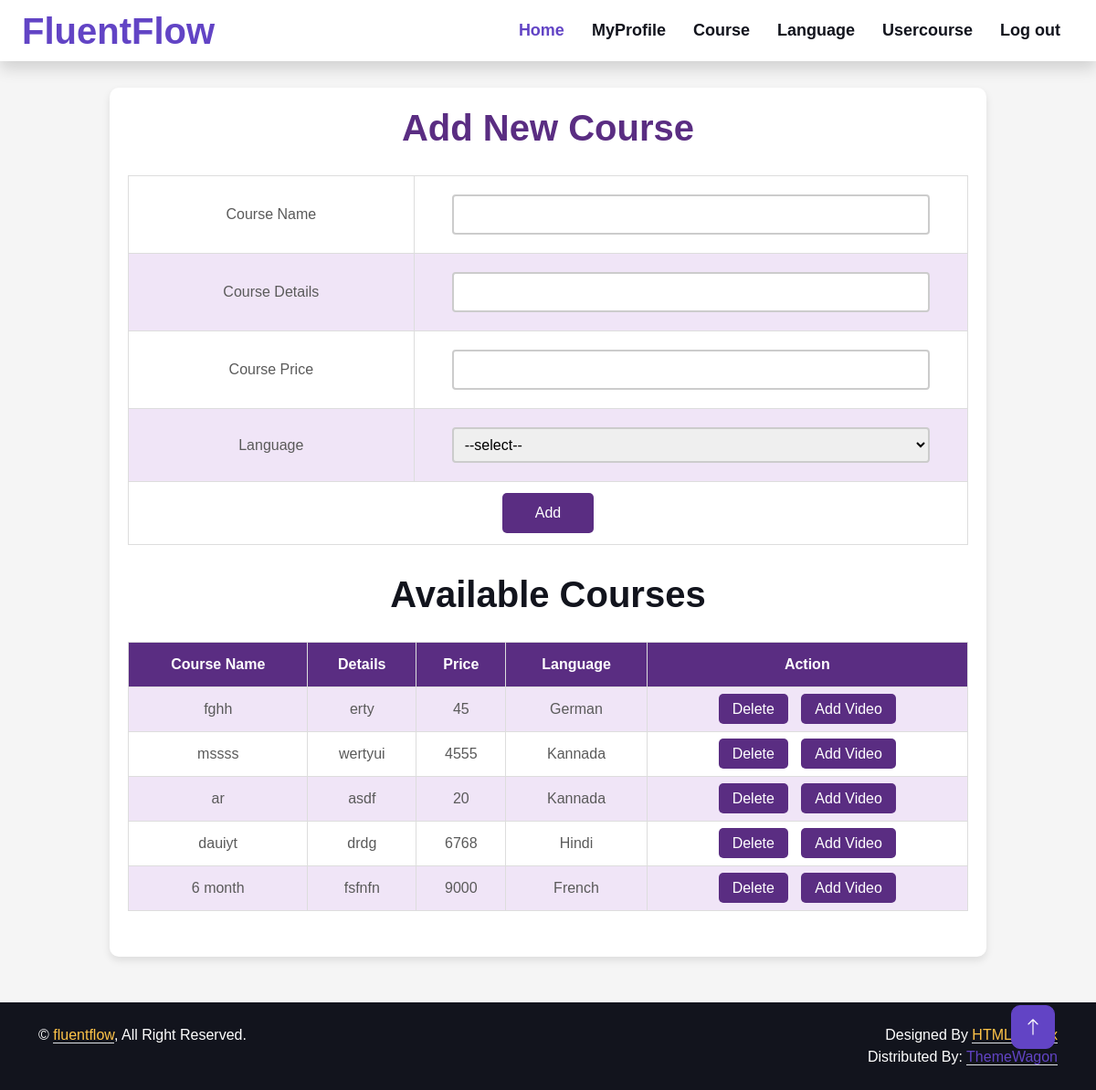
/Project/Tutor/Course.php (signed in), run on the app's committed database.
### tables this page shows
CREATE TABLE `tbl_course` (
  `course_id` int(11) NOT NULL,
  `course_name` varchar(60) NOT NULL,
  `course_details` varchar(60) NOT NULL,
  `course_price` varchar(60) NOT NULL,
  `language_id` int(11) NOT NULL,
  `tutor_id` int(11) NOT NULL
);

CREATE TABLE `tbl_language` (
  `language_id` int(11) NOT NULL,
  `language_name` varchar(60) NOT NULL
);

### Project/Tutor/Course.php (the view, shortened to what this page needs)
<?php
include('../Assests/connection/connection.php');
include('Header.php');
        ?>
<!DOCTYPE html>
<html lang="en">
<head>
</head>
<body>
<div class="form-container">
    <div class="form-header">
        <h1>Add New Course</h1>
    </div>
    <form id="form1" name="form1" method="post" action="">
        <table>
            <tr>
                <td>Course Name</td>
                <td><input type="text" name="txtcoursename" id="txtcoursename" /></td>
            </tr>
            <tr>
                <td>Course Details</td>
                <td><input type="text" name="txtcoursedetails" id="txtcoursedetails" /></td>
            </tr>
            <tr>
                <td>Course Price</td>
                <td><input type="text" name="txtcourseprice" id="txtcourseprice" /></td>
            </tr>
            <tr>
                <td>Language</td>
                <td>
                    <select name="sellanguage" id="sellanguage">
                        <option value="--select--">--select--</option>
                    </select>
                </td>
            </tr>
            <tr>
                <td colspan="2" align="center">
                    <input type="submit" name="btnadd" id="btnadd" value="Add" />
                </td>
            </tr>
        </table>
    </form>
    <h1 class="form-header">Available Courses</h1>
    <table>
        <tr>
            <th>Course Name</th>
            <th>Details</th>
            <th>Price</th>
            <th>Language</th>
            <th>Action</th>
        </tr>
        <?php
        $selqry = "select * from tbl_course p inner join tbl_language d on p.language_id=d.language_id";
        $course = $con->query($selqry);
        while ($data = $course->fetch_assoc()) {
        ?>
        <tr>
            <td><?php echo $data['course_name']; ?></td>
            <td><?php echo $data['course_details']; ?></td>
            <td><?php echo $data['course_price']; ?></td>
            <td><?php echo $data['language_name']; ?></td>
            <td class="action-links">
                <a href="Course.php?delID=<?php echo $data['course_id']; ?>">Delete</a>
                <a href="Addvideos.php?cid=<?php echo $data['course_id']; ?>">Add Video</a>
            </td>
        </tr>
        <?php } ?>
    </table>
</div>
</body>
</html>
<?php
include('Footer.php');
?>

### Project/Assests/Templates/Main/css/style.css (style rules this page uses)
:root { --primary: #6244C5; --secondary: #FFC448; --light: #FAFAFB; --dark: #12141D; }

### Project/Tutor/Course.php (style rules this page uses)
body { font-family: Arial, sans-serif; background-color: #f5f5f5; margin: 0; padding: 0; }
.form-container { width: 80%; margin: 50px auto; background-color: #fff; border-radius: 10px; box-shadow: 0 4px 8px rgba(0, 0, 0, 0.1); padding: 20px; }
.form-header { text-align: center; padding-bottom: 20px; }
.form-header h1 { color: #5a2d82; }
table { width: 100%; border-collapse: collapse; margin-bottom: 30px; }
th, td { padding: 12px; text-align: center; border: 1px solid #ddd; }
th { background-color: #5a2d82; color: white; }
tr:nth-child(even) { background-color: #f0e5f7; }
tr:nth-child(odd) { background-color: #ffffff; }
input[type="text"], select { width: 90%; padding: 8px; margin: 8px 0; box-sizing: border-box; border: 2px solid #ccc; border-radius: 4px; }
input[type="submit"] { width: 100px; padding: 10px; background-color: #5a2d82; color: white; border: none; border-radius: 5px; cursor: pointer; transition: background-color 0.3s ease; }
.action-links a { text-decoration: none; margin: 0 5px; padding: 8px 15px; background-color: #5a2d82; color: #fff; border-radius: 5px; transition: background-color 0.3s ease; }

### data on the page
tbl_course: course_name "fghh", course_details "erty", course_price "45", language.language_name "German"
tbl_course: course_name "mssss", course_details "wertyui", course_price "4555", language.language_name "Kannada"
tbl_course: course_name "ar", course_details "asdf", course_price "20", language.language_name "Kannada"
tbl_course: course_name "dauiyt", course_details "drdg", course_price "6768", language.language_name "Hindi"
tbl_course: course_name "6 month", course_details "fsfnfn", course_price "9000", language.language_name "French"
